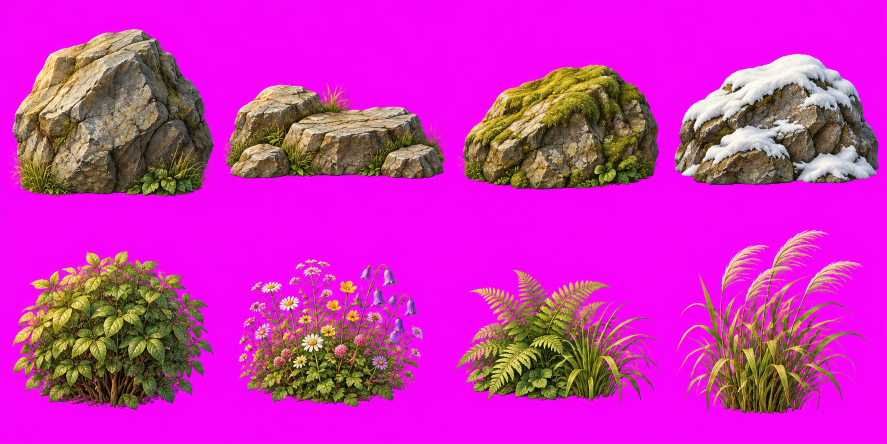
#> input picture art-src/chatgpt/HB10_pink.png, 1774 x 887 px, given in place of HB1.png, which was not available (shown at 1/2 size)
$ python hd2d_preview.py ../art-src/chatgpt/HB10_pink.png
#> lines starting #> are read from the running program, lines starting #| are printed output that depends on the picture
# 새 화면 시제품의 "새 그림 맛보기"에 쓸 그림을 만든다(0단계 임시, 4단계에서 정식 도구로 바꾼다).
# art-src/chatgpt의 HB1(살림집 여섯 채)을 한 채씩 잘라 소품 이름으로, HC1·HC2(주인공, 윤설 걷기)를 게임 시트 꼴로 줄여 넣는다.
# HG1(땅 무늬), HR1(지붕 무늬)은 도트 한 점이 텍스처 한 점이 되게 줄이고, HW0(시험 집 앞벽, 옆벽)은 바탕을 지워 줄인다.
# 집도 사람과 같은 도트 굵기로 줄인다(면적 평균, 투명도는 반에서 잘라 가장자리를 또렷하게). 게임은 도트를 또렷하게 그린다.
# 쓰는 법: python3 tools/hd2d_preview.py   → assets/hd2d/preview/*.webp
import json, os, sys
from PIL import Image, ImageFilter
import numpy as np

ROOT = os.path.dirname(os.path.dirname(os.path.abspath(__file__)))
SRC = os.path.join(ROOT, 'art-src', 'chatgpt')
OUT = os.path.join(ROOT, 'assets', 'hd2d', 'preview')


def key_out(im):
    """분홍(#FF00FF)이나 파랑(#0000FF) 바탕을 지우고 가장자리에 남는 색 테를 깎는다. 바탕색은 왼쪽 위 구석으로 정한다"""
    a = np.asarray(im.convert('RGB')).astype(np.int16)
    r, g, b = a[..., 0], a[..., 1], a[..., 2]
    if a[3, 3, 0] < 100:  # 파랑 바탕
        blue = b - np.maximum(r, g)  # 파랑일수록 크다
        alpha = np.clip(1 - (blue - 90) / 90, 0, 1)
        alpha[(b > 200) & (r < 60) & (g < 60)] = 0
    else:
        pink = np.minimum(r, b) - g  # 분홍일수록 크다. 빨간 등롱(파랑 적음)과 보라(빨강 적음)는 작다
        alpha = np.clip(1 - (pink - 60) / 90, 0, 1)
        alpha[(r > 200) & (b > 200) & (g < 90)] = 0
    m = Image.fromarray((alpha * 255).astype(np.uint8)).filter(ImageFilter.MinFilter(3))  # 한 점 깎기
    out = im.convert('RGBA'); out.putalpha(m)
#> after `out.putalpha(m)`:
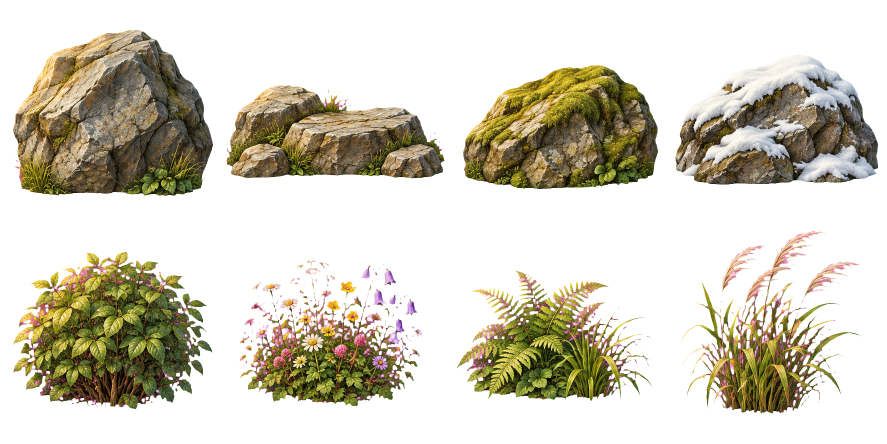
#> out: PIL image 1774x887 RGBA (shown at 1/2 size); mean R, G, B, A 203.1, 45, 184.3, 86.9; transparent parts drawn white
    return out


def cells(im, cols, rows):
    w, h = im.size
    for j in range(rows):
        for i in range(cols):
            yield i, j, im.crop((i * w // cols, j * h // rows, (i + 1) * w // cols, (j + 1) * h // rows))


def shrink(im, scale):
    """면적 평균으로 줄이고(색은 투명도를 곱한 채로), 투명도는 반에서 잘라 가장자리를 또렷하게"""
    a = np.asarray(im).astype(np.float32) / 255
    pm = a.copy(); pm[..., :3] *= pm[..., 3:4]
    w, h = im.size; W, H = max(1, round(w * scale)), max(1, round(h * scale))
    chans = [Image.fromarray(pm[..., k]).resize((W, H), Image.BOX) for k in range(4)]
    q = np.stack([np.asarray(c) for c in chans], -1)
    al = q[..., 3:4]; rgb = np.where(al > 1e-4, q[..., :3] / np.maximum(al, 1e-4), 0)
    out = np.concatenate([np.clip(rgb, 0, 1), (al > .5).astype(np.float32)], -1)
    return Image.fromarray((out * 255).astype(np.uint8), 'RGBA')


DOT = 48 / 15  # 인물 도트 밀도: 사람 키 15점(평면도)에 도트 48점. 배경도 이 굵기로 줄여 도트 결을 맞춘다
WIDE = {'hut_o': 64, 'hut_b': 64, 'hut_o2': 64, 'straw': 47, 'mud': 42, 'clay': 48}  # 소품 바닥 폭(js/tiles.js STAMPS)


def houses():
    im = key_out(Image.open(os.path.join(SRC, 'HB1.png')))
    for (i, j, c), n in zip(cells(im, 3, 2), WIDE):
        c = c.crop(c.getbbox()); c = shrink(c, WIDE[n] * DOT / c.width)
        c.save(os.path.join(OUT, n + '.webp'), lossless=True)
        print(n, c.size)
#> this loop made 6 passes
#> (j, n, W in shrink, H in shrink) on passes 1 to 6: (0, 'hut_o', 205, 121), (0, 'hut_b', 205, 86), (0, 'hut_o2', 205, 95), (1, 'straw', 150, 84), (1, 'mud', 134, 67), (1, 'clay', 154, 104)
#| hut_o (205, 121)
#| hut_b (205, 86)
#| hut_o2 (205, 95)
#| straw (150, 84)
#| mud (134, 67)
#| clay (154, 104)
#> pass 1, in shrink, `al = q[..., 3:4]`:
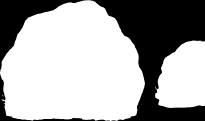
#> al: shape (121, 205, 1) float32; min 0, max 1, mean 0.663


def walker(code, out, src=None, tall_=48):
    """걷기 그림(a, b) → 게임 시트 꼴: 열은 방향(아래, 위, 왼쪽, 오른쪽), 행은 차렷, 왼발, 차렷, 오른발. 칸 FR×FR, 발끝을 칸 아래에 맞춘다"""
#> called with code = 'HC1', out = 'me', tall_ = 48
    FR, TALL = 56, tall_  # 사람 키 48점(원본 380점쯤을 8분의 1로). 노인은 조금 작게
    S = src or SRC; ld = lambda f: (lambda im: im if im.mode == 'RGBA' and np.asarray(im)[..., 3].min() < 10 else key_out(im))(Image.open(os.path.join(S, f)).convert('RGBA') if Image.open(os.path.join(S, f)).mode == 'RGBA' else Image.open(os.path.join(S, f)))
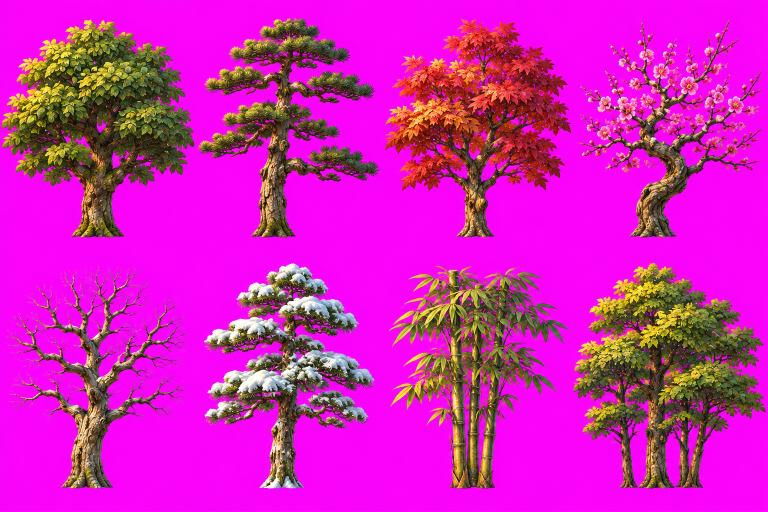
#> input picture art-src/chatgpt/HB9_pink.png, 1536 x 1024 px, given in place of HC1a.png, which was not available (shown at 1/2 size)
#> in key_out (call 2), `out.putalpha(m)`:
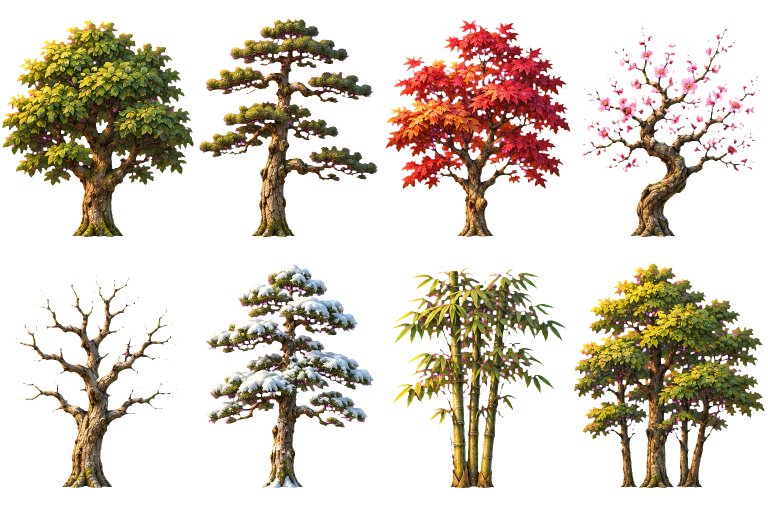
#> out: PIL image 1536x1024 RGBA (shown at 1/2 size); mean R, G, B, A 206.3, 34.2, 182.6, 76.3; transparent parts drawn white
    A = ld(code + 'a.png'); B = ld(code + 'b.png')  # 투명 바탕(Higgsfield)이면 그대로, 분홍·파랑 바탕이면 지운다
    a = {(i, j): c for i, j, c in cells(A, 2, 3)}; b = {(i, j): c for i, j, c in cells(B, 2, 3)}
#> after `a = {(i, j): c for i, j, c in cells(A, 2, 3)}`: a = 6 items
#> after `b = {(i, j): c for i, j, c in cells(B, 2, 3)}`: b = 6 items
    tall = max(c.getbbox()[3] - c.getbbox()[1] for c in list(a.values()) + list(b.values()))
#> tall = 341
    sc = TALL / tall
#> sc = 0.141
    def fit(c, flip=False):
        bb = c.getbbox(); c = c.crop(bb); s = shrink(c, sc)
        if flip: s = s.transpose(Image.FLIP_LEFT_RIGHT)
        f = Image.new('RGBA', (FR, FR)); f.paste(s, ((FR - s.width) // 2, FR - s.height - 1), s); return f
    cols = [
        [a[0, 0], a[0, 1], a[0, 0], a[0, 2]],  # 정면
        [a[1, 0], a[1, 1], a[1, 0], a[1, 2]],  # 뒷모습
        [b[0, 0], b[0, 1], b[1, 1], b[0, 2]],  # 왼쪽(원본이 왼쪽을 본다)
    ]
    sheet = Image.new('RGBA', (FR * 4, FR * 4))
#> sheet: PIL image 224x224 RGBA; every value is 0
    for d, col in enumerate(cols + [cols[2]]):
        for r, c in enumerate(col): sheet.paste(fit(c, d == 3), (d * FR, r * FR))
#> this loop made 4 passes
#> pass 1, in fit, `c = c.crop(bb)`:
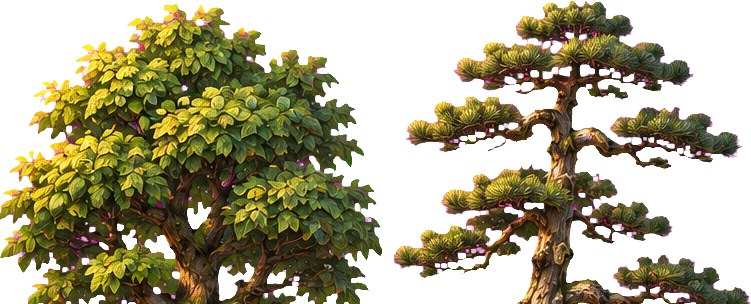
#> c: PIL image 751x304 RGBA; mean R, G, B, A 163, 53.9, 126.6, 137.1; transparent parts drawn white
#> after the loop:
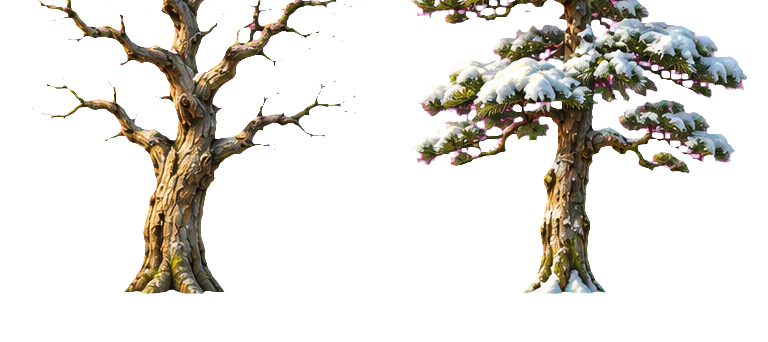
#> c: PIL image 768x342 RGBA; mean R, G, B, A 216.7, 31.7, 208.3, 57.8; transparent parts drawn white
#> after the loop:
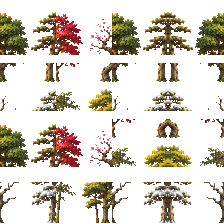
#> sheet: PIL image 224x224 RGBA; mean R, G, B, A 32.3, 25.6, 15, 71.6; transparent parts drawn white
    sheet.save(os.path.join(OUT, out + '.webp'), lossless=True)
    print(out, sheet.size, 'scale', round(sc, 4))
#| me (224, 224) scale 0.1408


# [86 lines left out: functions actor, tiles, walls, strips, walls1, walls2 and 1 more, not called in this run]


# HP2(거리 채움 열두 가지): 4×3 칸을 하나씩 잘라 바탕을 지우고 도트 굵기(DOT)로 줄여 소품 그림으로(assets/hd/stamp/p_*.webp).
# 이름과 바닥 폭(평면도 점). 막힘 상자는 js/tiles.js STAMPS에 적는다
HP2 = [('p_lanterns', 18), ('p_banner', 16), ('p_barrels', 24), ('p_sacks', 28), ('p_flowerbed', 30), ('p_steps', 26),
       ('p_rail', 30), ('p_weapons', 30), ('p_foodstall', 28), ('p_target', 18), ('p_trough', 30), ('p_lion', 18)]


# [12 lines left out: function props_p, not called in this run]


if __name__ == '__main__':
    os.makedirs(OUT, exist_ok=True)
    houses(); walker('HC1', 'me'); walker('HC2', 'yun')
#> (the run stopped early here; a loop or call above may not have finished)
